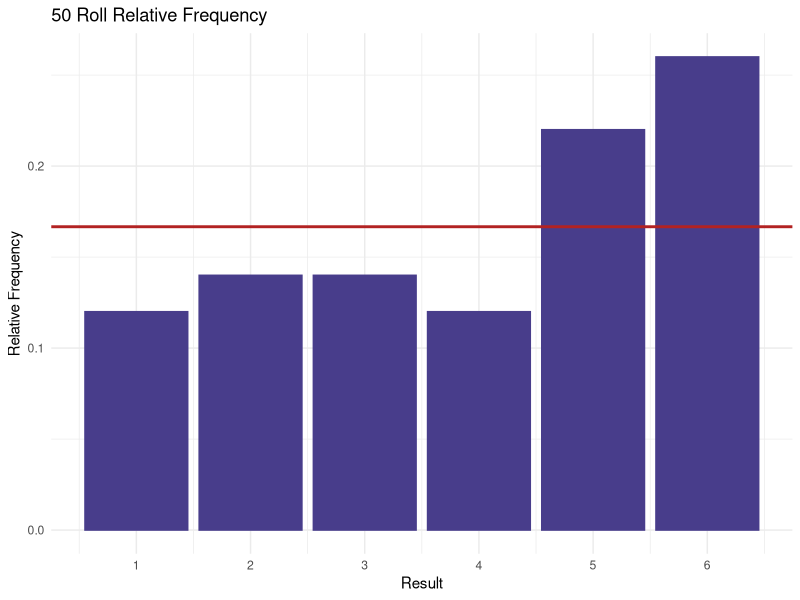
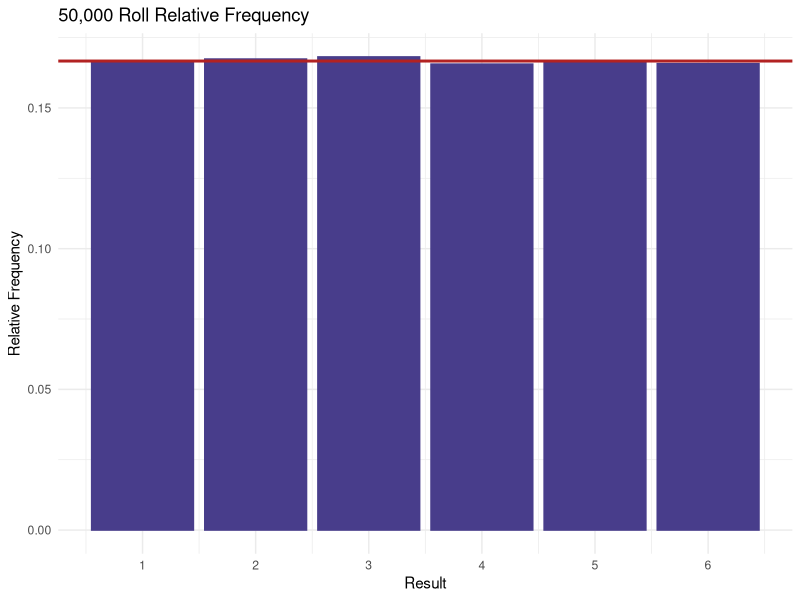
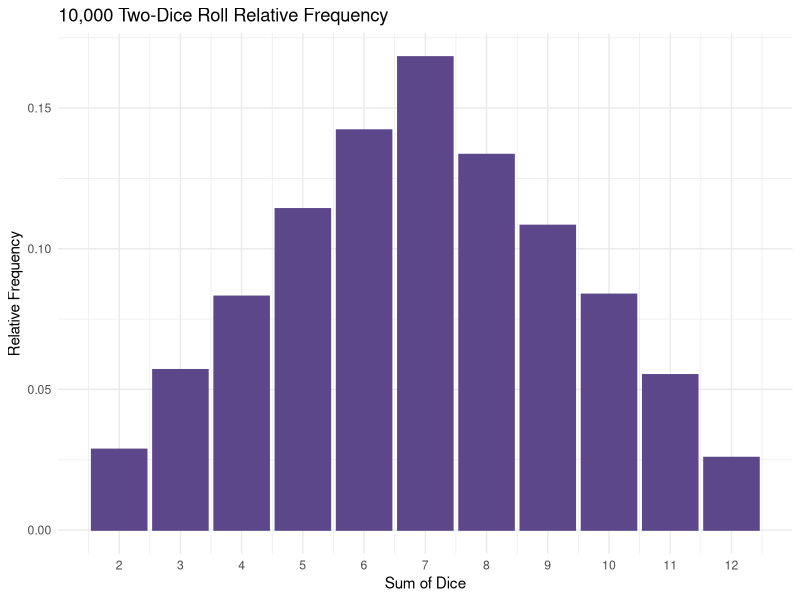
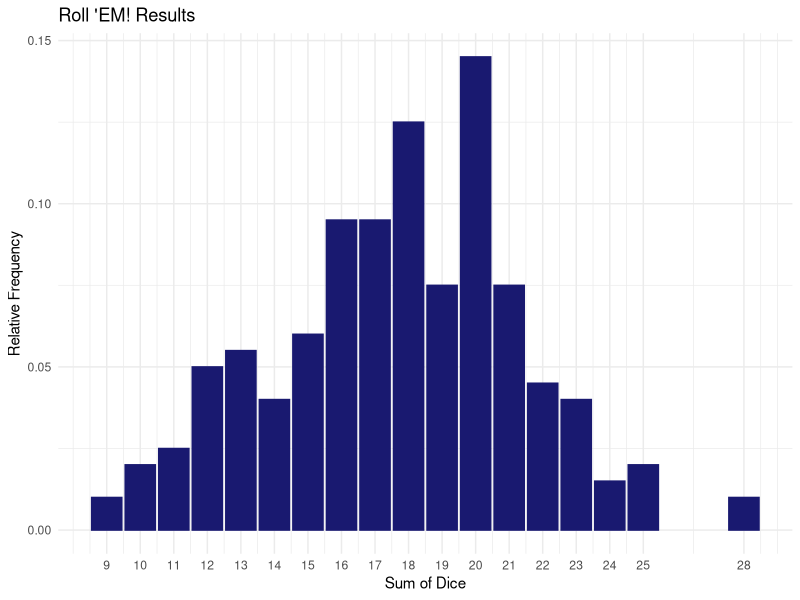

Write R code to recreate these figures, in order. (Note: this script raises an error after producing the figures.)
# Code from roll_the_dice.rmd

# load libraries
library('tidyverse')

# roll a single die
sample(1:6,1)


# use the sample function to simulate 100 independent rolls of a die
single_die_1 <- sample(1:6, 50, replace=T)

# order the values into a dataframe named sd_1_freq
sd_1_freq <- data_frame(num = 1:6, roll = table(single_die_1)/50)

# plot the frequency data
ggplot(sd_1_freq) + 
  geom_bar(aes(num,roll),
           stat = "identity",
           color = "darkslateblue",
           fill = "darkslateblue") + 
  geom_hline(yintercept = (1/6),
             col = "firebrick",
             size = 1
  ) + 
  scale_x_continuous(name = "Result",
                     breaks = sd_1_freq$num, 
                     labels = sd_1_freq$num) + 
  ylab("Relative Frequency") + 
  ggtitle("50 Roll Relative Frequency") + 
  theme_minimal()



# use the sample function to simulate 50,000 independent rolls of a die
single_die_2 <- sample(1:6, 50000, replace=T)

# order the values into a dataframe named sd_1_freq
sd_2_freq <- data_frame(num = 1:6, roll = table(single_die_2)/50000)

# plot the frequency data
ggplot(sd_2_freq) + 
  geom_bar(aes(num,roll), 
           stat="identity",
           color = "darkslateblue",
           fill = "darkslateblue"
  ) + 
  geom_hline(
    yintercept = (1/6),
    col = "firebrick",
    size = 1
  ) + 
  scale_x_continuous(name = "Result",
                     breaks = sd_2_freq$num, 
                     labels = sd_2_freq$num
  ) + 
  ylab("Relative Frequency") + 
  ggtitle("50,000 Roll Relative Frequency") + 
  theme_minimal()

sum(sample(1:6,1), sample(1:6,1))

# create empty dataframe of 10,000 values
roll_vector <- vector("double", 10000)

# for each element in roll_vector
for (i in seq_along(roll_vector)) {
  # the element equals the sum of two dice
  roll_vector[i] = sum(sample(1:6,1), sample(1:6,1))
}

# turn the resulting vector into a dataframe to plot
roll_df <- as_data_frame(table(roll_vector)/10000)
# name the variables roll, and freq
colnames(roll_df) <- c("roll", "freq")
# turn the table-created roll variable into a numeric
roll_df$roll <- as.numeric(roll_df$roll)

# plot the relative frequencies 
ggplot(roll_df) + 
  geom_bar(aes(roll, freq),
           stat = "identity",
           color = "mediumpurple4",
           fill = "mediumpurple4"
  ) + 
  scale_x_continuous(name = "Sum of Dice",
                     breaks = roll_df$roll, 
                     labels = roll_df$roll
  ) + 
  ylab("Relative Frequency") + 
  ggtitle("10,000 Two-Dice Roll Relative Frequency") + 
  theme_minimal()






# Create the function "roll_em" to sum any number of dice for any number of rolls and produce a relative frequency plot as the output. 

# naming the function
roll_em <- function(n_dice, n_roll) {
  
  # check for input errors, both inputs must be non-zero integers  
  if (n_dice == 0 | is.na(n_dice) | n_dice %% 1 != 0) {
    stop("Enter a non-zero integer for the number of dice to roll")
  } 
  else if (n_roll == 0 | is.na(n_roll) | n_roll %% 1 != 0) {
    stop("Enter a non-zero integer for the number of rolls to perform")
  } 
  else {
    
    # if no errors are detected, move on to the body of the function
    
    # declare a counter, i, and set it to zero
    i <- 0  
    
    # create roll vector of user-specified length
    roll_vector <- vector("double", n_roll)
    
    
    # while the counter doesn't equal the user-specified length of roll_vector, loop through the following commands
    while (i <= length(roll_vector)) {
      
      # create a new dice_vector of user-specified length
      dice_vector <- vector("double", n_dice)
      
      # for each element j in dice vector, roll a single die and record the value
      for (j in seq_along(dice_vector)) {
        dice_vector[j] = sample(1:6,1)
      }
      
      # sum the values in the dice vector and put that value into the current roll_vector element
      roll_vector[i] <- sum(dice_vector)
      
      # add one iteration to the roll_vector counter
      i <- i + 1
      
      # repeat the sequence
    }
    
    
    # once all elements of the roll_vector are filled, create a roll dataframe
    roll_df <- as_data_frame(table(roll_vector)/n_roll)
    
    # name the columns, or variables, roll and freq (frequency)
    colnames(roll_df) <- c("roll", "freq")
    
    # ensure the roll numbers are numerics, instead of characters (default in table)
    roll_df$roll <- as.numeric(roll_df$roll)
    
    # plot the output
    ggplot(roll_df) + 
      geom_bar(aes(roll, freq),
               stat="identity", 
               color = "midnightblue",
               fill = "midnightblue"
      ) + 
      scale_x_continuous(name = "Sum of Dice",
                         breaks = roll_df$roll, 
                         labels = roll_df$roll
      ) + 
      ylab("Relative Frequency") + 
      ggtitle("Roll 'EM! Results") + 
      theme_minimal()
    
    # conclude else statement function
  }
  
  # conclude roll_em function
}

# test function
roll_em(5,200)
roll_em(0,1)
roll_em(2,500.1)
roll_em(502,7)
roll_em(5, 91572)

